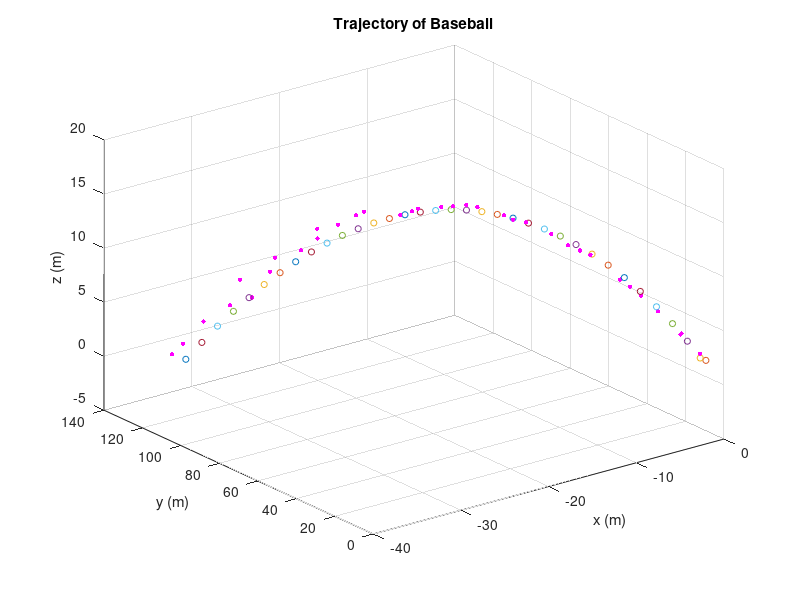

The MATLAB script that drew this image:
%%
clc; clear all; close all;

% SET CONSTANTS
g = 9.81;

% Measurement noise covariance
% 5 ft and 0.1 deg in m and rad
R = [(1.524)^2 0 0;
     0 (0.1*pi/180)^2 0;
     0 0 (0.1*pi/180)^2];

data = importdata('homerun_data_HW4.txt');
data(1,:) = [];
tspan = data(:, 1);
rho = data(:, 2)/3.281; % in m
alpha = data(:, 3)*pi/180; % in rad
beta = data(:, 4)*pi/180; % in rad

% Assembling Y_obs using read in data
Y_obs = [];
for i = 1:length(rho)
    Y_obs = vertcat(Y_obs, [rho(i) alpha(i) beta(i)]);
end
m = size(Y_obs, 1);

% Visualizing data
figure(1)
[x y z] = sph2cart(alpha, beta, rho);
scatter3(x, y, z, 10, 'm', 'filled')

t0 = 0;
X0star = [0.4921 0.4921 2.0013 -26.2467 114.3051 65.9941]'/3.281; % in SI
xbar_0 = [0 0 0 0 0 0]';
Pbar_0 = diag([4 4 4 0.1 0.1 0.1])/3.281^2;
i = 1;

while i<=m
    if i == 1
        xhat_i_1 = X0star;
        P_i_1 = Pbar_0;
        t_i_1 = t0;
    else
        xhat_i_1 = xhat_i;
        P_i_1 = P_i;
        t_i_1 = tspan(i-1);
    end

    Phi = [1 0 0 tspan(i)-t_i_1 0 0;
           0 1 0 0 tspan(i)-t_i_1 0;
           0 0 1 0 0 tspan(i)-t_i_1;
           0 0 0 1 0 0;
           0 0 0 0 1 0;
           0 0 0 0 0 1];

    B = [0; 0; -1/2*(tspan(i)-t_i_1)^2; 0; 0; -(tspan(i)-t_i_1)];
    xbar_i = Phi * xhat_i_1 + B * g;
    Pbar_i = Phi * P_i_1 * Phi';
%     + Q to previous line to add filter from divering
    
    X = xbar_i(1);
    Y = xbar_i(2);
    Z = xbar_i(3);

    rho = sqrt(X^2 + Y^2 + Z^2);
    alpha = atan2(Y, X);
    beta = atan2(Z, sqrt(X^2 + Y^2));

    Y_computed = [rho; alpha; beta];
    y_i = Y_obs(i,:)' - Y_computed;
    H_tilda_i = [X/rho Y/rho Z/rho 0 0 0;
                 (-Y/X^2)/(1 + (Y/X)^2) (1/X)/(1+(Y/X)^2) 0 0 0 0;
                 ((-X*Z)/(X^2 + Y^2)^(3/2))/(1+(Z^2)/(X^2 + Y^2)) ((-Y*Z)/(X^2 + Y^2)^(3/2))/(1 + (Z^2)/(X^2 + Y^2)) ((1)/(X^2 + Y^2)^(1/2))/(1 + (Z^2)/(X^2 + Y^2)) 0 0 0];
    K_i = Pbar_i*H_tilda_i'*inv(H_tilda_i*Pbar_i*H_tilda_i' + R);
    
    xhat_i = xbar_i + K_i*(y_i);
    P_i = (eye(6) - K_i*H_tilda_i)*Pbar_i;
    X_calculated(:, i) = xhat_i;
    
    figure(1)
    hold on
    scatter3(X_calculated(1, i), X_calculated(2, i), X_calculated(3, i), 20, 'black')
    
    i = i+1;
    
end

xlabel('x (m)')
ylabel('y (m)')
zlabel('z (m)')
title('Trajectory of Baseball')